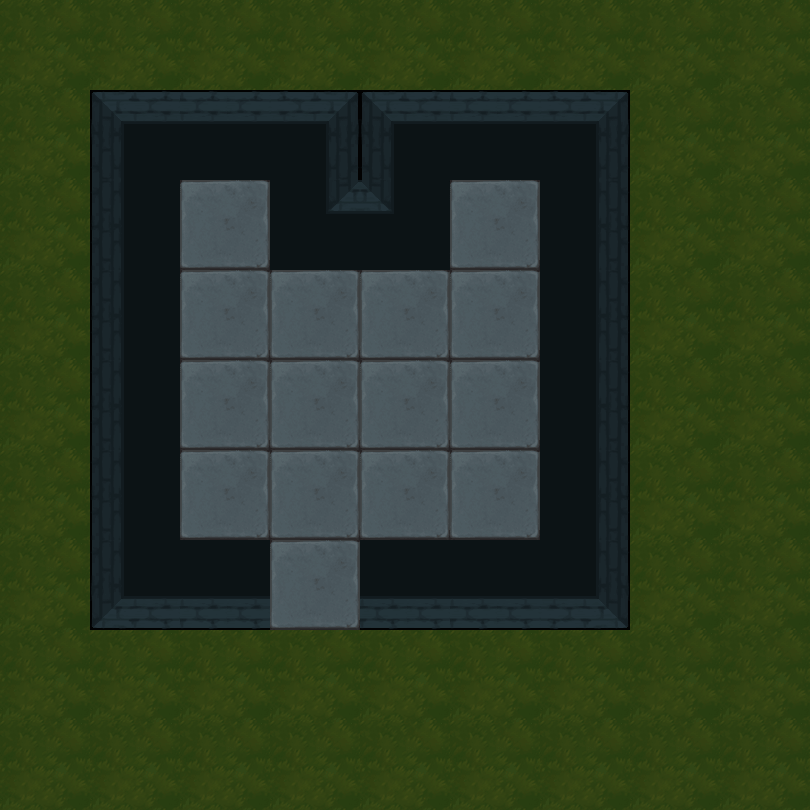

Tiled map render using the project's own tile images. Description and the map definition, with tile-layer contents summarised, below:
An orthogonal 9x9 tile map with 90x90 px tiles, 2 tile layers (地形, 障碍) and 20 objects (13x map, 5x spring, bed, door).

<map version="1.5" tiledversion="1.7.2" orientation="orthogonal" renderorder="right-down" width="9" height="9" tilewidth="90" tileheight="90" infinite="0" nextlayerid="4" nextobjectid="26">
 <tileset firstgid="1" name="1" tilewidth="90" tileheight="90" tilecount="100" columns="10">
  <image source="3.png" trans="ff00ff" width="900" height="900" />
 </tileset>
 <layer id="1" name="地形" width="9" height="9">
  <data>[81 cells, 81 non-empty, 2 distinct tile ids]</data>
 </layer>
 <layer id="2" name="障碍" width="9" height="9">
  <data>[81 cells, 21 non-empty, 10 distinct tile ids]</data>
 </layer>
 <objectgroup id="3" name="对象">
  <object id="1" name="bed" x="180" y="180" width="90" height="90" />
  <object id="2" name="map" x="180" y="360" width="90" height="90" />
  <object id="4" name="map" x="180" y="270" width="90" height="90" />
  <object id="6" name="map" x="450" y="180" width="90" height="90" />
  <object id="9" name="map" x="360" y="360" width="90" height="90" />
  <object id="10" name="map" x="270" y="270" width="90" height="90" />
  <object id="11" name="map" x="270" y="360" width="90" height="90" />
  <object id="12" name="map" x="360" y="270" width="90" height="90" />
  <object id="13" name="map" x="450" y="360" width="90" height="90" />
  <object id="14" name="map" x="450" y="450" width="90" height="90" />
  <object id="15" name="map" x="450" y="270" width="90" height="90" />
  <object id="17" name="map" x="270" y="450" width="90" height="90">
   <properties>
    <property name="weapon" type="int" value="1" />
   </properties>
  </object>
  <object id="18" name="map" x="360" y="450" width="90" height="90">
   <properties>
    <property name="weapon" type="int" value="2" />
   </properties>
  </object>
  <object id="19" name="map" x="180" y="450" width="90" height="90">
   <properties>
    <property name="weapon" type="int" value="3" />
   </properties>
  </object>
  <object id="20" name="spring" x="0" y="180" width="90" height="90">
   <properties>
    <property name="direction" value="2" />
   </properties>
  </object>
  <object id="21" name="door" x="270" y="540" width="90" height="90">
   <properties>
    <property name="LorR" type="int" value="1" />
    <property name="motion" type="int" value="4" />
    <property name="rotate" type="int" value="0" />
   </properties>
  </object>
  <object id="22" name="spring" x="360" y="630" width="90" height="90">
   <properties>
    <property name="direction" value="2" />
   </properties>
  </object>
  <object id="23" name="spring" x="180" y="720" width="90" height="90">
   <properties>
    <property name="direction" value="2" />
   </properties>
  </object>
  <object id="24" name="spring" x="0" y="720" width="90" height="90">
   <properties>
    <property name="direction" value="2" />
   </properties>
  </object>
  <object id="25" name="spring" x="540" y="630" width="90" height="90">
   <properties>
    <property name="direction" value="2" />
   </properties>
  </object>
 </objectgroup>
</map>
